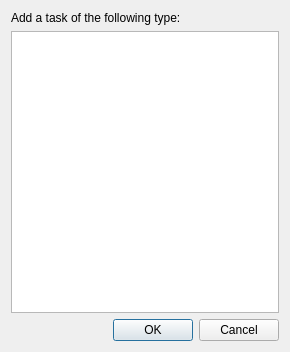
<?xml version="1.0" encoding="utf-8"?>
<ui version="4.0">
 <class>ChooseItemDialog</class>
 <widget class="QDialog" name="ChooseItemDialog">
  <property name="geometry">
   <rect>
    <x>0</x>
    <y>0</y>
    <width>290</width>
    <height>352</height>
   </rect>
  </property>
  <property name="windowTitle">
   <string>Choose task type</string>
  </property>
  <layout class="QVBoxLayout" name="verticalLayout">
   <item>
    <widget class="QLabel" name="hintLabel">
     <property name="text">
      <string>Add a task of the following type:</string>
     </property>
    </widget>
   </item>
   <item>
    <widget class="QListWidget" name="listWidget"/>
   </item>
   <item>
    <widget class="QDialogButtonBox" name="buttonBox">
     <property name="standardButtons">
      <set>QDialogButtonBox::Cancel|QDialogButtonBox::Ok</set>
     </property>
    </widget>
   </item>
  </layout>
 </widget>
 <resources/>
 <connections>
  <connection>
   <sender>buttonBox</sender>
   <signal>accepted()</signal>
   <receiver>ChooseItemDialog</receiver>
   <slot>accept()</slot>
   <hints>
    <hint type="sourcelabel">
     <x>144</x>
     <y>331</y>
    </hint>
    <hint type="destinationlabel">
     <x>144</x>
     <y>175</y>
    </hint>
   </hints>
  </connection>
  <connection>
   <sender>buttonBox</sender>
   <signal>rejected()</signal>
   <receiver>ChooseItemDialog</receiver>
   <slot>reject()</slot>
   <hints>
    <hint type="sourcelabel">
     <x>144</x>
     <y>331</y>
    </hint>
    <hint type="destinationlabel">
     <x>144</x>
     <y>175</y>
    </hint>
   </hints>
  </connection>
 </connections>
</ui>
